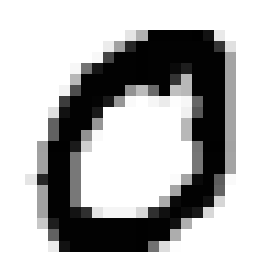
#> input picture ch7_CNN/imgs/zero.png, 270 x 273 px
$ jupyter execute --allow-errors '7.5 CNN 구현하기.ipynb'
#> lines starting #> are read from the running program, lines starting #| are printed output that depends on the picture
### ch7_CNN/common/util.py
# coding: utf-8
import numpy as np


# [29 lines left out: functions smooth_curve, shuffle_dataset, not called in this run]

def conv_output_size(input_size, filter_size, stride=1, pad=0):
    return (input_size + 2*pad - filter_size) / stride + 1


def im2col(input_data, filter_h, filter_w, stride=1, pad=0):
    """다수의 이미지를 입력받아 2차원 배열로 변환한다(평탄화).

    Parameters
    ----------
    input_data : 4차원 배열 형태의 입력 데이터(이미지 수, 채널 수, 높이, 너비)
    filter_h : 필터의 높이
    filter_w : 필터의 너비
    stride : 스트라이드
    pad : 패딩

    Returns
    -------
    col : 2차원 배열
    """
    N, C, H, W = input_data.shape
    out_h = (H + 2*pad - filter_h)//stride + 1
    out_w = (W + 2*pad - filter_w)//stride + 1

    img = np.pad(input_data, [(0,0), (0,0), (pad, pad), (pad, pad)], 'constant')
    col = np.zeros((N, C, filter_h, filter_w, out_h, out_w))

    for y in range(filter_h):
        y_max = y + stride*out_h
        for x in range(filter_w):
            x_max = x + stride*out_w
            col[:, :, y, x, :, :] = img[:, :, y:y_max:stride, x:x_max:stride]

    col = col.transpose(0, 4, 5, 1, 2, 3).reshape(N*out_h*out_w, -1)
    return col


# [29 lines left out: function col2im, not called in this run]

### ch7_CNN/7.5 CNN 구현하기.ipynb
<p align="center"></p>

위의 계층들을 순서대로 코드로 구현해보면 된다.

[cell 1]
from common.util import im2col, col2im
import numpy as np

class Convolution:
    def __init__(self, W, b, stride=1, pad=0):
        self.W = W
        self.b = b
        self.stride = stride
        self.pad = pad

    def forward(self, x):
        self.x = x
        FN, C, FH, FW = self.W.shape # 필터개수, 채널, 필터높이, 필터너비
        N, C, H, W = self.x.shape
        out_h = int(1 + (H + 2*self.pad - FH)/self.stride)
        out_w = int(1 + (W + 2*self.pad - FW)/self.stride)
        print('out_h:', out_h)
        print('out_w:', out_w)

        self.col = im2col(self.x, FH, FW, self.stride, self.pad)
        print('col shape:', self.col.shape)
        self.col_W = self.W.reshape(FN, -1).T # 필터전개
        print('self.col_W shape:', self.col_W.shape)
        out = np.dot(self.col, self.col_W) + self.b

        out = out.reshape(N, out_h, out_w, -1).transpose(0, 3, 1, 2)
        return out

    # [12 lines left out: function backward, not called in this run]

[cell 2]
a = np.array([[1, 2, 3], [4, 5, 6]])
a = np.expand_dims(a, axis=0)
print(a.shape)
a = a.reshape(1, -1)
a
a.shape

convoluiton을 하나씩 뜯어보기 위해, 이미지를 아무거나 하나 넣어보자.

[cell 3]
import cv2
import matplotlib.pyplot as plt
x = cv2.imread('imgs/zero.png')
#> x is the input picture: shape (273, 270, 3); min 0, max 255, mean 182.2
x = cv2.resize(x, (300, 300))
#> x: shape (300, 300, 3)

print(x.shape)
#| (300, 300, 3)
plt.imshow(x)
plt.show()

x = x.transpose(2, 0, 1)
x = np.expand_dims(x, axis=0) # 차원 수를 늘려줌 (convolution에 넣기 위해)
print(x.shape)
#| (1, 3, 300, 300)

* opencv에서 이미지를 읽어오면 (H, W, C) 순으로 들어가는데, 책에서는 (C, H, W) 순으로 설명한다.
* 배치 처리를 하므로, 항상 shape의 맨 앞은 N (이미지 개수)
* 왜 W + b 모양이 다른데 연산이 가능할까? -> 실제로는 bias가 broadcast 되기 때문

[cell 4]
W = np.array([2]*300).reshape(1, 3, 10, 10) # N, C, FH, FW
b = np.array([1]*3).reshape(3, 1, 1)

conv = Convolution(W, b)
out = conv.forward(x)
#| out_h: 291
#| out_w: 291
#| col shape: (84681, 300)
print(1 * 291 * 291) # out_h x out_w
print('out shape:', out.shape) # 곱셈이 왜 동작하는지 shape를 중점적으로 살펴볼 것
#| out shape: (1, 3, 291, 291)

im2col이 정확히 어떤 원리로 작동하는지는 모르지만.. 몇 가지 알게된 사실이 있다.

* im2col의 목적은 행렬의 곱셈을 위한 것이다. (곱셈을 편하게 하려고 펼쳐주는 역할)
* 각각의 원소들은 모두 input으로부터 오는 것이다. (별도의 곱셈, 다른 행렬 개입 안 함)
* output shape를 살펴보면, 첫 번째 차원은 output_shape와 관련이 있고, <br> 두번째 차원은 weight의 차원과 관련이 있다. (여기서 weight는 kernel/filter와 동일 의미로 쓰임)

정리: convolution의 forward를 거치게 되면, 이미지와 필터의 연산 결과가 나온다. (패딩까지 거친 것)

[cell 5]
from collections import OrderedDict
from common.layers import Relu, Pooling, Affine, SoftmaxWithLoss

class SimpleConvNet:
    def __init__(self, input_dim = (1, 28, 28),
                 conv_param={'filter_num': 30, 'filter_size': 5,
                             'pad':0, 'stride':1},
                 hidden_size=100, output_size=10, weight_init_std=0.01):
        filter_num = conv_param['filter_num']
        filter_size = conv_param['filter_size']
        filter_pad = conv_param['pad']
        filter_stride = conv_param['stride']
        input_size = input_dim[1] # 28

        conv_output_size = (input_size - filter_size + 2*filter_pad) / filter_stride + 1
        pool_output_size = int(filter_num * (conv_output_size/2) * (conv_output_size/2))

        # initialize weight and bias -----------------------------------------------
        self.params = {}
        self.params['W1'] = weight_init_std * np.random.randn(
                                                filter_num, input_dim[0],
                                                filter_size, filter_size)
        self.params['b1'] = np.zeros(filter_num)
        self.params['W2'] = weight_init_std * np.random.randn(
                                                pool_output_size, hidden_size)
        self.params['b2'] = np.zeros(hidden_size)
        self.params['W3'] = weight_init_std * np.random.randn(hidden_size, output_size)
        self.params['b3'] = np.zeros(output_size)

        # define layers-------------------------------------------------------------
        self.layers = OrderedDict()
        self.layers['Conv1'] = Convolution(self.params['W1'], self.params['b1'],
                                           conv_param['stride'], conv_param['pad'])
        self.layers['Relu1'] = Relu()
        self.layers['Pool1'] = Pooling(pool_h=2, pool_w=2, stride=2)
        self.layers['Affine1'] = Affine(self.params['W2'], self.params['b2'])

        self.layers['Relu2'] = Relu()
        self.layers['Affine2'] = Affine(self.params['W3'], self.params['b3'])
        self.last_layer = SoftmaxWithLoss()

    # [6 lines left out: function predict, not called in this run]

    def loss(self, x, t):
        y = self.predict(x)
        return self.last_layer.forward(y ,t)


    # [24 lines left out: function gradient, not called in this run]

[cell 6]
x = cv2.imread('imgs/zero.png', 0)
#> x: shape (273, 270); min 0, max 255, mean 182.2
x = cv2.resize(x, (28, 28))
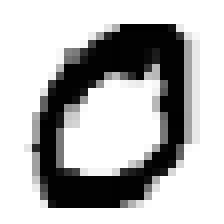
#> x: shape (28, 28) (shown 8 times larger); min 0, max 255, mean 181.6

x = np.expand_dims(x, axis=0)
x = np.expand_dims(x, axis=0)
print(x.shape)
#| (1, 1, 28, 28)

#> (the rest of this cell did not finish here and is left out)

conv.predict(x)

<p align="center"></p>

* 여기 그림에서는 행렬곱이 아니라, 컨볼루션 연산이라는 점 상기
* 렐루 함수를 거치면? -> element-wise 연산이다.
* pooling을 거치면 크기가 반으로 줄어드는 이유? -> pooling_stride = 2 라서

#> (a cell that did not finish here is left out)


$ run again, with ch7_CNN/imgs/7-23-2.png copied over ch7_CNN/imgs/zero.png
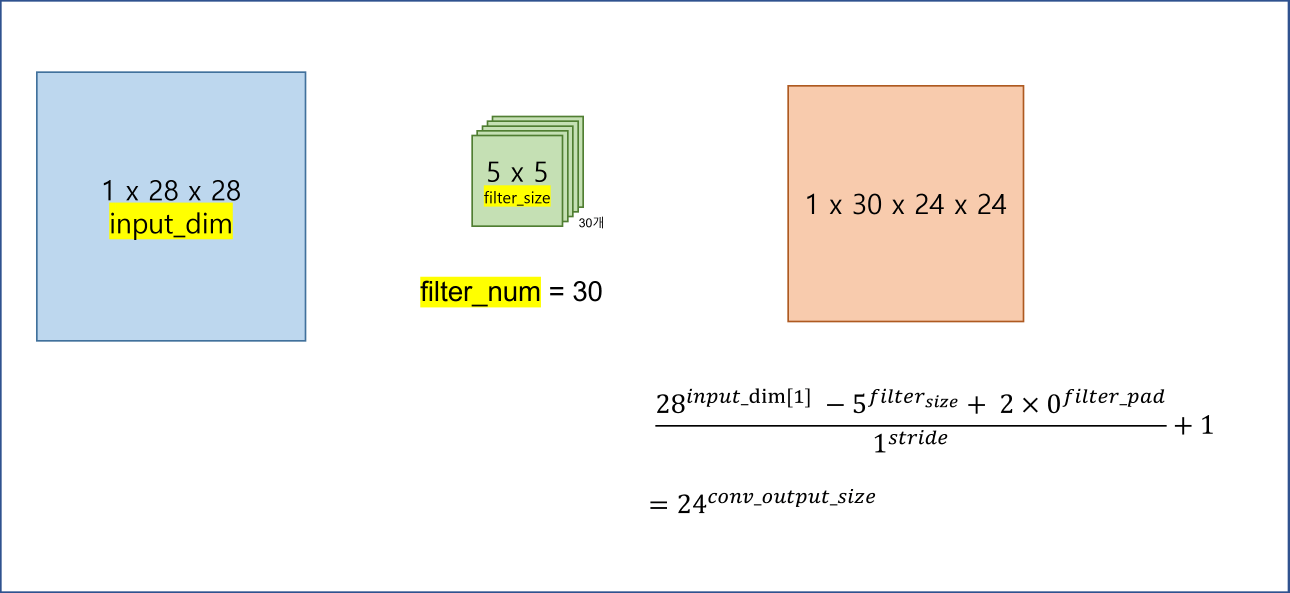
#> input picture ch7_CNN/imgs/7-23-2.png, 3868 x 1779 px (shown at 1/3 size)
#> x is the input picture: shape (1779, 3868, 3); mean B, G, R 239.7, 242.7, 243
#| (300, 300, 3)
#| (1, 3, 300, 300)
#| out_h: 291
#| out_w: 291
#| col shape: (84681, 300)
#| out shape: (1, 3, 291, 291)
#> `x = cv2.imread('imgs/zero.png', 0)`:
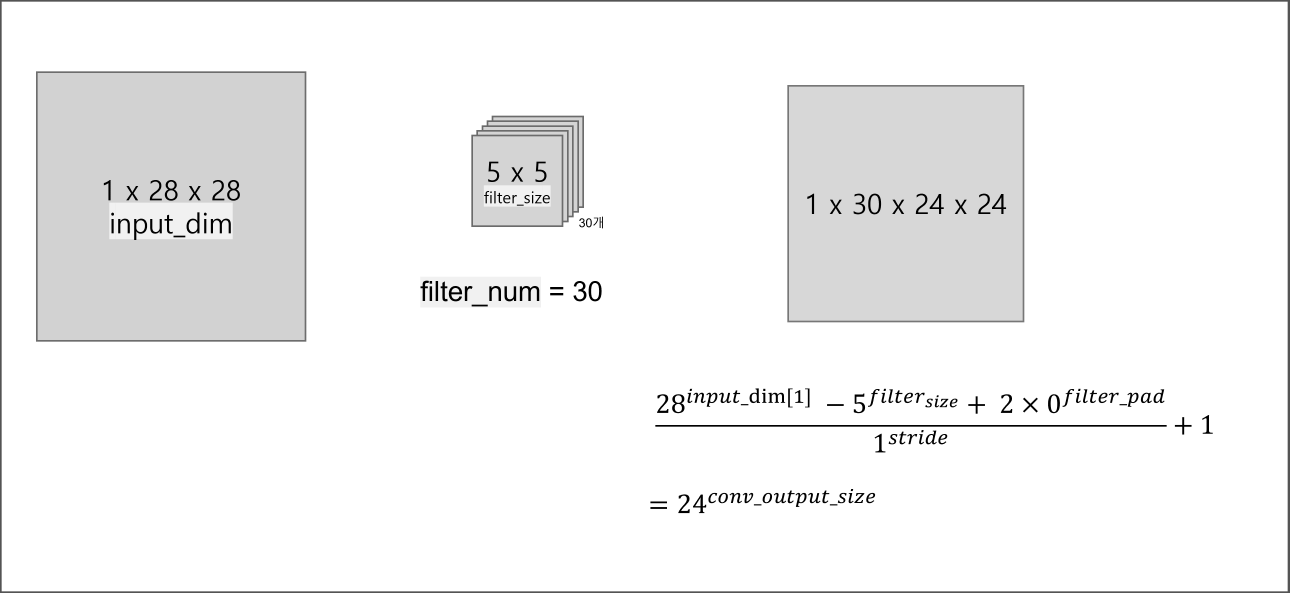
#> x: shape (1779, 3868) (shown at 1/3 size); min 0, max 255, mean 242.9
#> `x = cv2.resize(x, (28, 28))`:
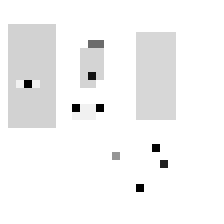
#> x: shape (28, 28) (shown 8 times larger); min 0, max 255, mean 244.3
#| (1, 1, 28, 28)

$ run again, with ch7_CNN/imgs/7-23-3.png copied over ch7_CNN/imgs/zero.png
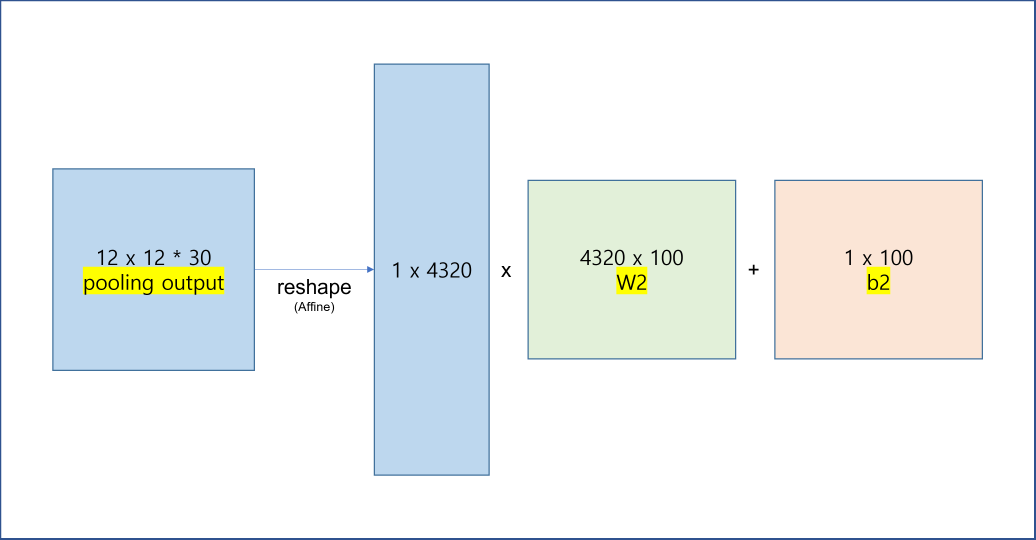
#> input picture ch7_CNN/imgs/7-23-3.png, 4141 x 2157 px (shown at 1/4 size)
#> x is the input picture: shape (2157, 4141, 3); mean B, G, R 242.7, 243.1, 239.1
#| (300, 300, 3)
#| (1, 3, 300, 300)
#| out_h: 291
#| out_w: 291
#| col shape: (84681, 300)
#| out shape: (1, 3, 291, 291)
#> `x = cv2.imread('imgs/zero.png', 0)`:
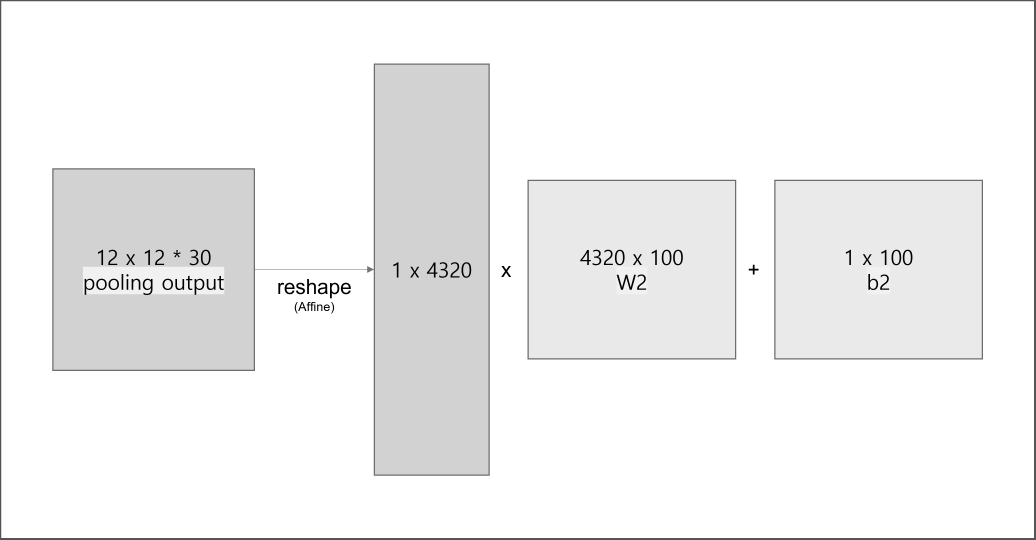
#> x: shape (2157, 4141) (shown at 1/4 size); min 0, max 255, mean 242.1
#> `x = cv2.resize(x, (28, 28))`:
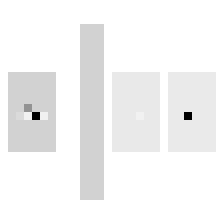
#> x: shape (28, 28) (shown 8 times larger); min 0, max 255, mean 243.9
#| (1, 1, 28, 28)

$ run again, with ch7_CNN/imgs/7-23-4.png copied over ch7_CNN/imgs/zero.png
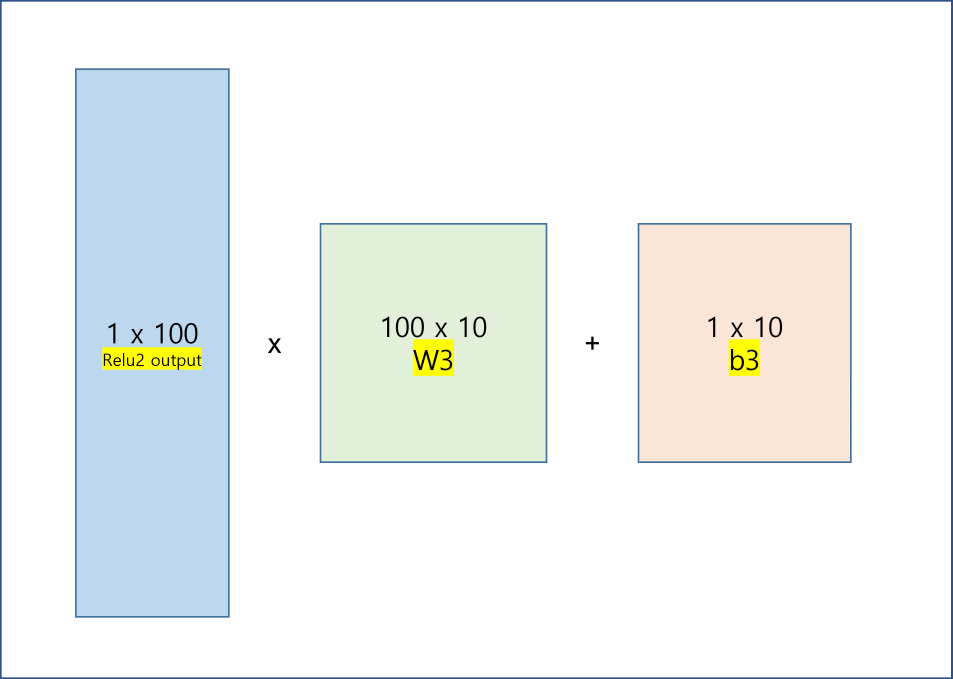
#> input picture ch7_CNN/imgs/7-23-4.png, 2858 x 2037 px (shown at 1/3 size)
#> x is the input picture: shape (2037, 2858, 3); mean B, G, R 242.7, 243.5, 240.2
#| (300, 300, 3)
#| (1, 3, 300, 300)
#| out_h: 291
#| out_w: 291
#| col shape: (84681, 300)
#| out shape: (1, 3, 291, 291)
#> `x = cv2.imread('imgs/zero.png', 0)`:
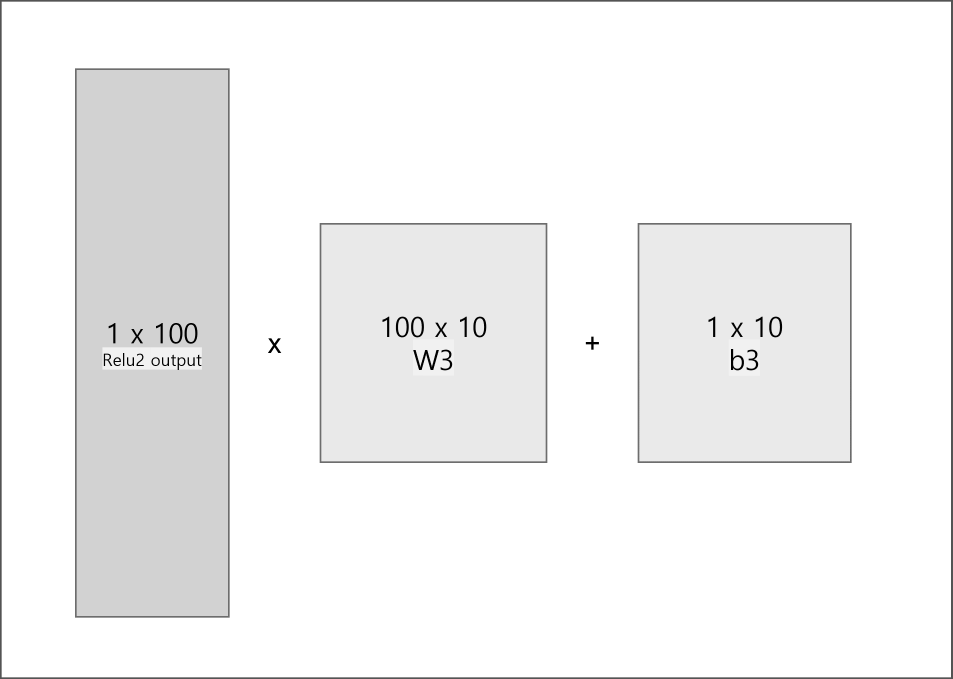
#> x: shape (2037, 2858) (shown at 1/3 size); min 0, max 255, mean 242.6
#> `x = cv2.resize(x, (28, 28))`:
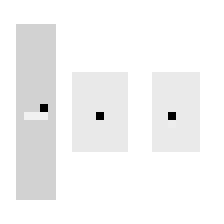
#> x: shape (28, 28) (shown 8 times larger); min 0, max 255, mean 244.4
#| (1, 1, 28, 28)
